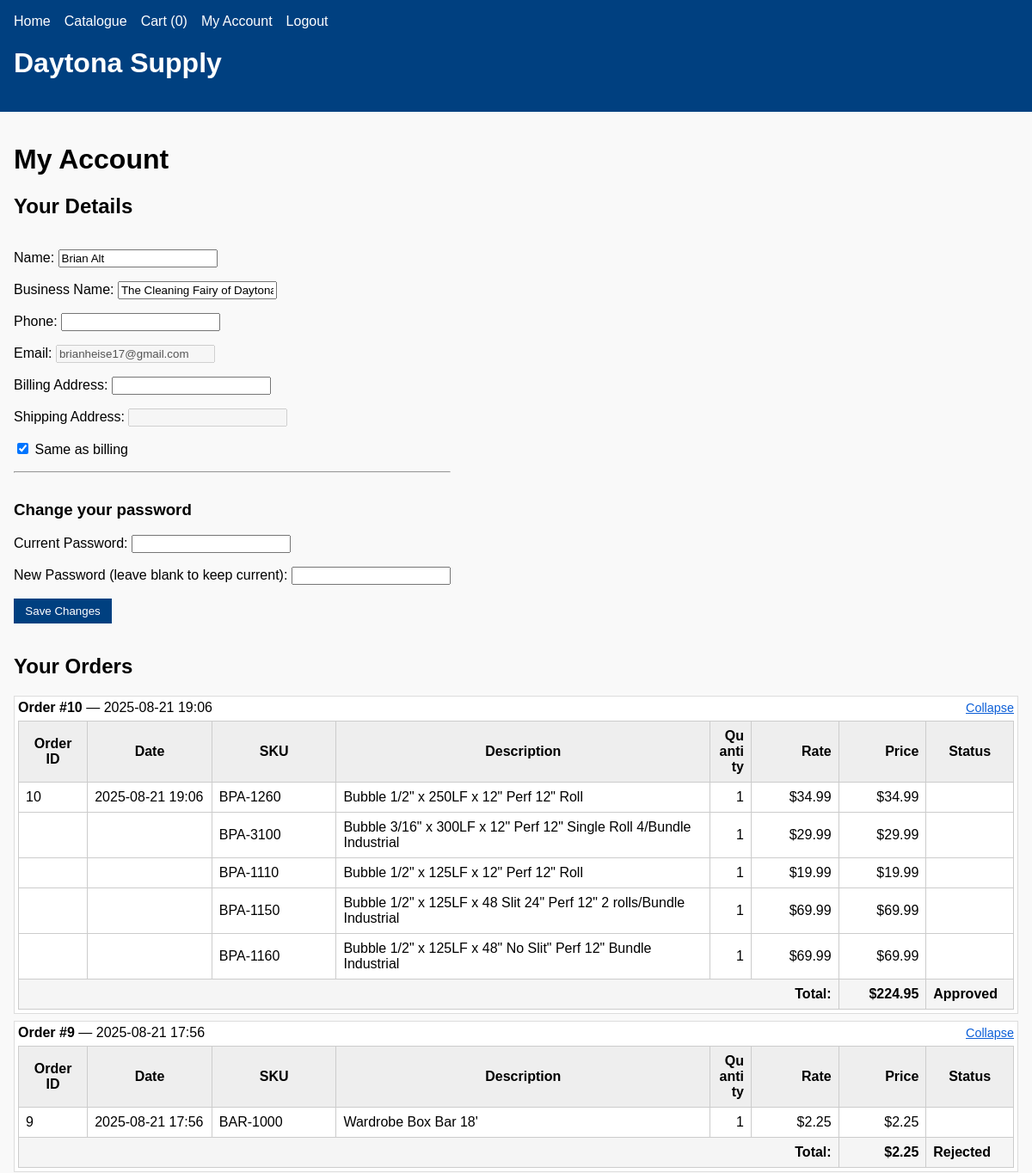
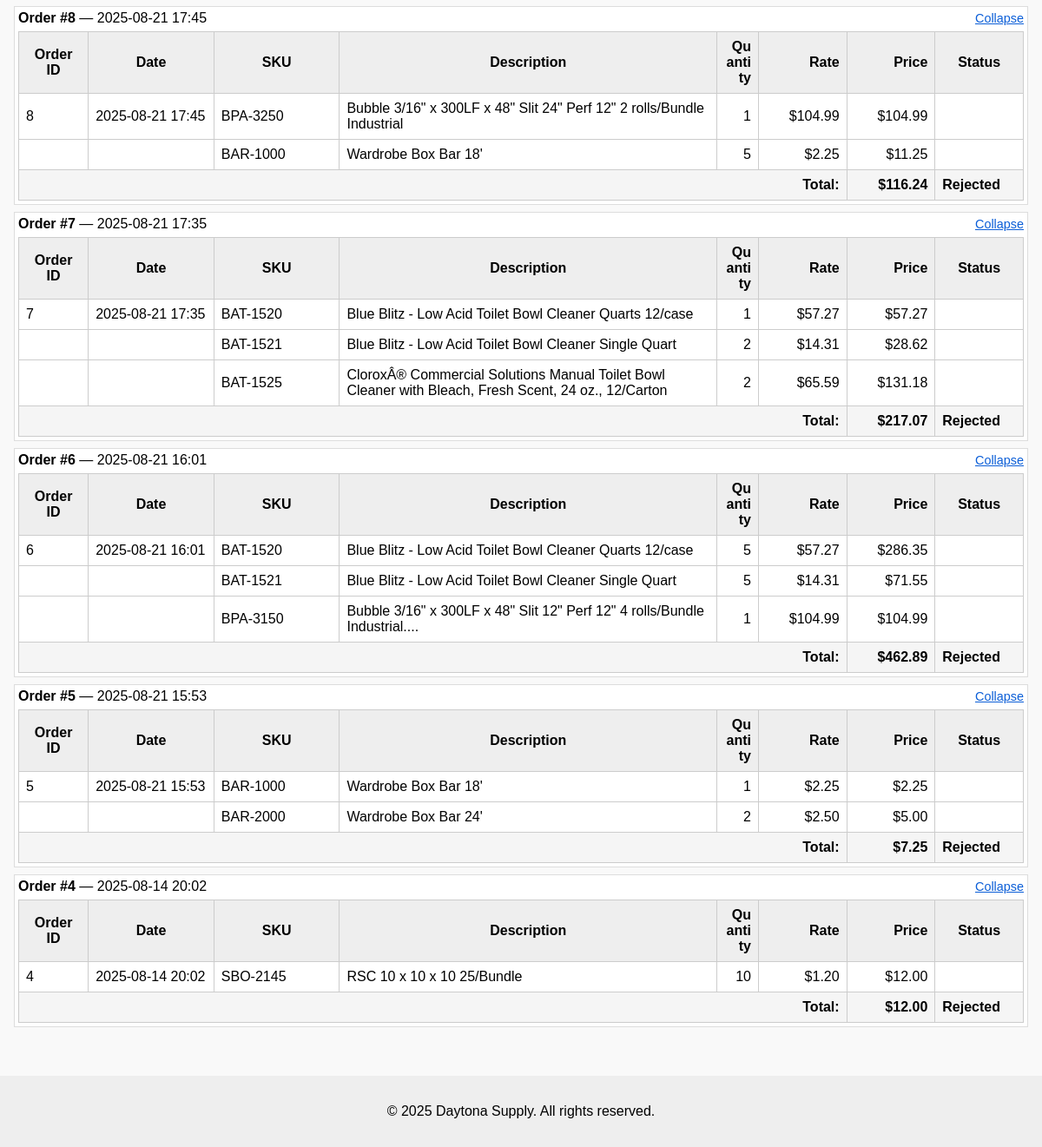
The page /account.php (signed in) on the database its author committed (2 pictures, top to bottom).
### tables this page shows
CREATE TABLE orders (
        id INTEGER PRIMARY KEY AUTOINCREMENT,
        customer_id INTEGER NOT NULL,
        status TEXT NOT NULL,
        total REAL NOT NULL,
        created_at TEXT NOT NULL, archived INTEGER DEFAULT 0,
        FOREIGN KEY(customer_id) REFERENCES customers(id)
    );

CREATE TABLE order_items (
        id INTEGER PRIMARY KEY AUTOINCREMENT,
        order_id INTEGER NOT NULL,
        product_id INTEGER NOT NULL,
        quantity INTEGER NOT NULL,
        FOREIGN KEY(order_id) REFERENCES orders(id),
        FOREIGN KEY(product_id) REFERENCES products(id)
    );

CREATE TABLE products (
        id INTEGER PRIMARY KEY AUTOINCREMENT,
        name TEXT NOT NULL,
        description TEXT,
        price REAL NOT NULL
    );

### includes/functions.php (called while the page is built, shortened)
<?php
function getProductById(int $id): ?array
{
    $db = getDb();
    $stmt = $db->prepare('SELECT * FROM products WHERE id = :id');
    $stmt->execute([':id' => $id]);
    $prod = $stmt->fetch(PDO::FETCH_ASSOC);
    return $prod ?: null;
}
function getOrdersByCustomer(int $customerId): array
{
    $db = getDb();
    $stmt = $db->prepare('SELECT * FROM orders WHERE customer_id = :customer_id ORDER BY created_at DESC');
    $stmt->execute([':customer_id' => $customerId]);
    return $stmt->fetchAll(PDO::FETCH_ASSOC);
}
function getOrderItems(int $orderId): array
{
    $db = getDb();
    $stmt = $db->prepare('SELECT * FROM order_items WHERE order_id = :order_id');
    $stmt->execute([':order_id' => $orderId]);
    return $stmt->fetchAll(PDO::FETCH_ASSOC);
}

### account.php (the view, shortened to what this page needs)
<?php
require_once __DIR__ . '/includes/functions.php';
$customer = $_SESSION['customer'];
$orders = getOrdersByCustomer((int)$customer['id']);
include __DIR__ . '/includes/header.php';
?>
<h1>My Account</h1>
<h2>Your Details</h2>
<form method="post" action="account.php">
    <p>Name: <input type="text" name="name" value="<?= htmlspecialchars($customer['name']) ?>" required autocomplete="off"></p>
    <p>Business Name: <input type="text" name="business_name" value="<?= htmlspecialchars($customer['business_name']) ?>" autocomplete="off"></p>
    <p>Phone: <input type="text" name="phone" value="<?= htmlspecialchars($customer['phone']) ?>" autocomplete="off"></p>
    <p>Email: <input type="email" value="<?= htmlspecialchars($customer['email']) ?>" disabled autocomplete="off"></p>
    <p>Billing Address: <input type="text" name="billing_address" value="<?= htmlspecialchars($customer['billing_address']) ?>" autocomplete="off"></p>
    <?php
    $sameBillingChecked = (trim($customer['shipping_address']) === trim($customer['billing_address']));
    ?>
    <p>Shipping Address: <input type="text" name="shipping_address" id="account_shipping" value="<?= htmlspecialchars($customer['shipping_address']) ?>" autocomplete="off"></p>
    <p><label><input type="checkbox" name="same_as_billing" id="account_same_billing" value="1" <?= $sameBillingChecked ? 'checked' : '' ?>> Same as billing</label></p>
    <hr>
    <section style="margin-top:2em;">
        <h3>Change your password</h3>
        <p>Current Password: <input type="password" name="current_password" autocomplete="new-password"></p>
        <p>New Password (leave blank to keep current): <input type="password" name="password" autocomplete="new-password"></p>
    </section>
    <p><button type="submit">Save Changes</button></p>
</form>
<h2>Your Orders</h2>
<?php if (!empty($orders)): ?>
    <?php foreach ($orders as $order): ?>
        <?php $items = getOrderItems((int)$order['id']); $orderTotal = 0.0; ?>
        <div class="order-group">
            <div style="display:flex; justify-content:space-between; align-items:center; margin-bottom:6px;">
                <div><strong>Order #<?= $order['id']; ?></strong> — <?= htmlspecialchars(date('Y-m-d H:i', strtotime($order['created_at']))); ?></div>
                <div><span class="order-toggle" data-order="<?= $order['id']; ?>">Collapse</span></div>
            </div>
            <table class="account-table order-items" data-order="<?= $order['id']; ?>">
                <tr>
                    <th>Order ID</th>
                    <th>Date</th>
                    <th>SKU</th>
                    <th>Description</th>
                    <th class="numeric">Quantity</th>
                    <th class="numeric">Rate</th>
                    <th class="numeric">Price</th>
                    <th>Status</th>
                </tr>
                <?php if (!empty($items)): ?>
                    <?php $firstItem = true; foreach ($items as $item): ?>
                        <?php
                            $prod = getProductById((int)$item['product_id']);
                            $sku = $prod ? htmlspecialchars($prod['name']) : $item['product_id'];
                            $desc = $prod ? htmlspecialchars($prod['description'] ?? $prod['name']) : 'Unknown product';
                            $qty = (int)$item['quantity'];
                            $rate = $prod ? (float)$prod['price'] : 0.0;
                            $price = $rate * $qty;
                            $orderTotal += $price;
                        ?>
                        <tr>
                            <?php if ($firstItem): ?>
                                <td><?= $order['id']; ?></td>
                                <td><?= htmlspecialchars(date('Y-m-d H:i', strtotime($order['created_at']))); ?></td>
                            <?php else: ?>
                                <td></td>
                                <td></td>
                            <?php endif; ?>
                            <td><?= htmlspecialchars($sku); ?></td>
                            <td><?= $desc; ?></td>
                            <td class="numeric"><?= $qty; ?></td>
                            <td class="numeric">$<?= number_format($rate, 2); ?></td>
                            <td class="numeric">$<?= number_format($price, 2); ?></td>
                            <td></td>
                        </tr>
                        <?php $firstItem = false; ?>
                    <?php endforeach; ?>
                    <tr class="order-total-row">
                        <td colspan="6" style="text-align:right"><strong>Total:</strong></td>
                        <td class="numeric"><strong>$<?= number_format($orderTotal, 2); ?></strong></td>
                        <td><?= htmlspecialchars($order['status']); ?></td>
                    </tr>
                <?php else: ?>
                    <tr><td colspan="8">No items for order #<?= $order['id']; ?></td></tr>
                <?php endif; ?>
            </table>
        </div>
    <?php endforeach; ?>
<?php else: ?>
    <p>You have not placed any orders.</p>
<?php endif; ?>
<?php include __DIR__ . '/includes/footer.php'; ?>

### includes/header.php (shortened to what this page needs)
<?php
$cartCount = 0;
$loggedIn = isset($_SESSION['customer']);
?>
<!DOCTYPE html>
<html lang="en">
<head>
    <link rel="stylesheet" href="assets/styles.css">
</head>
<body>
<header>
    <nav>
        <ul class="nav">
            <li><a href="index.php">Home</a></li>
            <li><a href="catalogue.php">Catalogue</a></li>
            <li><a href="cart.php">Cart (<?php echo $cartCount; ?>)</a></li>
            <?php if ($loggedIn): ?>
                <li><a href="account.php">My Account</a></li>
                <li><a href="logout.php">Logout</a></li>
            <?php else: ?>
                <li><a href="signup.php">Sign Up</a></li>
                <li><a href="login.php">Login</a></li>
            <?php endif; ?>
        </ul>
    </nav>
    <h1 class="site-title">Daytona Supply</h1>
</header>
<main>

### includes/footer.php (shortened to what this page needs)
</main>
<footer>
    <p>&copy; <?php echo date('Y'); ?> Daytona Supply. All rights reserved.</p>
</footer>
</body>
</html>

### assets/styles.css (style rules this page uses)
body { font-family: Arial, sans-serif; margin: 0; padding: 0; background: #f9f9f9; }
header { background: #004080; color: white; padding: 1em; }
header .nav { list-style: none; margin: 0; padding: 0; display: flex; gap: 1em; }
header .nav a { color: white; text-decoration: none; }
main { padding: 1em; }
table { width: 100%; border-collapse: collapse; }
table th, table td { border: 1px solid #ccc; padding: 0.5em; }
table th { background: #eee; }
td.numeric, th.numeric { text-align: right; white-space: nowrap; }
.order-group { border: 1px solid #ddd; background: #fff; margin-bottom: 0.5em; padding: 0.25em; }
.order-total-row td { background: #f5f5f5; font-weight: 700; }
.order-toggle { cursor: pointer; color: #0b5ed7; text-decoration: underline; font-size: 0.9em; }
form { display: inline-block; }
button { padding: 0.5em 1em; background: #004080; color: white; border: none; cursor: pointer; }
footer { text-align: center; padding: 1em; background: #eee; margin-top: 2em; }
.cart-table, .admin-table, .account-table { table-layout: fixed; width: 100%; }
.cart-table td, .cart-table th, .admin-table td, .admin-table th, .account-table td, .account-table th { white-space: normal; overflow-wrap: break-word; word-break: break-word; }
.account-table.order-items th:nth-child(1), .account-table.order-items td:nth-child(1) { width: 6%; }
.account-table.order-items th:nth-child(2), .account-table.order-items td:nth-child(2) { width: 12%; }
.account-table.order-items th:nth-child(3), .account-table.order-items td:nth-child(3) { width: 12%; }
.account-table.order-items th:nth-child(4), .account-table.order-items td:nth-child(4) { width: 39%; }
.account-table.order-items th:nth-child(5), .account-table.order-items td:nth-child(5) { width: 3%; }
.account-table.order-items th:nth-child(6), .account-table.order-items td:nth-child(6) { width: 8%; }
.account-table.order-items th:nth-child(7), .account-table.order-items td:nth-child(7) { width: 8%; }
.account-table.order-items th:nth-child(8), .account-table.order-items td:nth-child(8) { width: 8%; }

### rows shown on the page
orders: id "10", created_at "2025-08-21 19:06", orderTotal "224.95", status "Approved"
order_items: order "10", order.created_at "2025-08-21 19:06", product.name "BPA-1260", product.description "Bubble 1/2\" x 250LF x 12\" Perf 12\" Roll", quantity "1", product.price "34.99"
order_items: product.name "BPA-3100", product.description "Bubble 3/16\" x 300LF x 12\" Perf 12\" Single Roll 4/Bundle Industrial", quantity "1", product.price "29.99"
order_items: product.name "BPA-1110", product.description "Bubble 1/2\" x 125LF x 12\" Perf 12\" Roll", quantity "1", product.price "19.99"
order_items: product.name "BPA-1150", product.description "Bubble 1/2\" x 125LF x 48 Slit 24\" Perf 12\" 2 rolls/Bundle Industrial", quantity "1", product.price "69.99"
order_items: product.name "BPA-1160", product.description "Bubble 1/2\" x 125LF x 48\" No Slit\" Perf 12\" Bundle Industrial", quantity "1", product.price "69.99"
orders: id "9", created_at "2025-08-21 17:56", orderTotal "2.25", status "Rejected"
order_items: order "9", order.created_at "2025-08-21 17:56", product.name "BAR-1000", product.description "Wardrobe Box Bar 18'", quantity "1", product.price "2.25"
orders: id "8", created_at "2025-08-21 17:45", orderTotal "116.24", status "Rejected"
order_items: order "8", order.created_at "2025-08-21 17:45", product.name "BPA-3250", product.description "Bubble 3/16\" x 300LF x 48\" Slit 24\" Perf 12\" 2 rolls/Bundle Industrial", quantity "1", product.price "104.99"
order_items: product.name "BAR-1000", product.description "Wardrobe Box Bar 18'", quantity "5", product.price "2.25", price "11.25"
orders: id "7", created_at "2025-08-21 17:35", orderTotal "217.07", status "Rejected"
order_items: order "7", order.created_at "2025-08-21 17:35", product.name "BAT-1520", product.description "Blue Blitz - Low Acid Toilet Bowl Cleaner Quarts 12/case", quantity "1", product.price "57.27"
order_items: product.name "BAT-1521", product.description "Blue Blitz - Low Acid Toilet Bowl Cleaner Single Quart", quantity "2", product.price "14.31", price "28.62"
order_items: product.name "BAT-1525", product.description "CloroxÂ® Commercial Solutions Manual Toilet Bowl Cleaner with Bleach, Fresh Scent, 24 oz., 12/Carton", quantity "2", product.price "65.59", price "131.18"
orders: id "6", created_at "2025-08-21 16:01", orderTotal "462.89", status "Rejected"
order_items: order "6", order.created_at "2025-08-21 16:01", product.name "BAT-1520", product.description "Blue Blitz - Low Acid Toilet Bowl Cleaner Quarts 12/case", quantity "5", product.price "57.27", price "286.35"
order_items: product.name "BAT-1521", product.description "Blue Blitz - Low Acid Toilet Bowl Cleaner Single Quart", quantity "5", product.price "14.31", price "71.55"
order_items: product.name "BPA-3150", product.description "Bubble 3/16\" x 300LF x 48\" Slit 12\" Perf 12\" 4 rolls/Bundle Industrial....", quantity "1", product.price "104.99"
orders: id "5", created_at "2025-08-21 15:53", orderTotal "7.25", status "Rejected"
order_items: order "5", order.created_at "2025-08-21 15:53", product.name "BAR-1000", product.description "Wardrobe Box Bar 18'", quantity "1", product.price "2.25"
order_items: product.name "BAR-2000", product.description "Wardrobe Box Bar 24'", quantity "2", product.price "2.50", price "5.00"
orders: id "4", created_at "2025-08-14 20:02", orderTotal "12.00", status "Rejected"
order_items: order "4", order.created_at "2025-08-14 20:02", product.name "SBO-2145", product.description "RSC 10 x 10 x 10 25/Bundle", quantity "10", product.price "1.20", price "12.00"

### other values the page prints
$cartCount "0"
